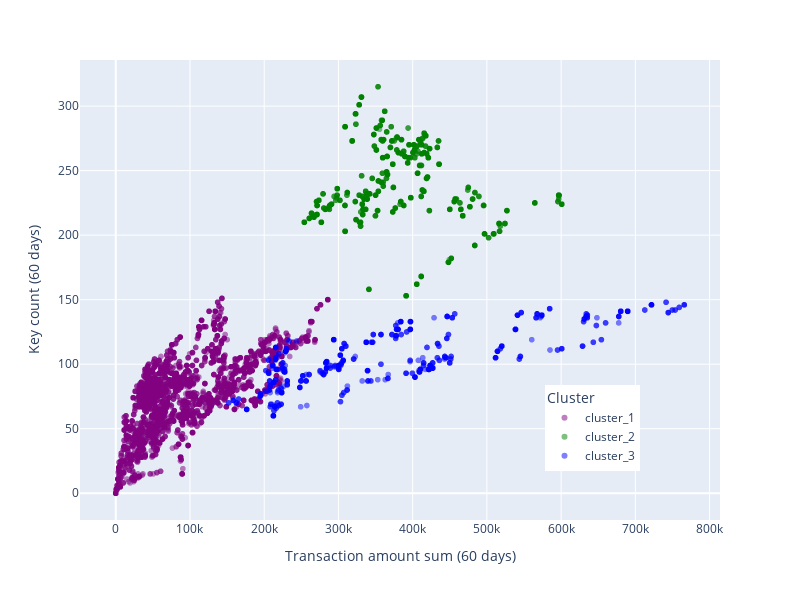

Write notebook code for a chart like this one.
### Code cell
import plotly.express as px

ordered_clusters = ['cluster_1', 'cluster_2', 'cluster_3']

fig = px.scatter(
    dataset, 
    x='sum_VALOR_TRANSACAO_60D_titular', 
    y='count_chave_60D_titular', 
    color='cluster', 
    category_orders={'cluster': ordered_clusters},  # Define a ordem da legenda
    color_discrete_map={
        "cluster_1": "purple", 
        "cluster_2": "green", 
        "cluster_3": "blue"
    },
    opacity=0.5,
    size_max=10,
    labels={
        'sum_VALOR_TRANSACAO_60D_titular': 'Transaction amount sum (60 days)',
        'count_chave_60D_titular': 'Key count (60 days)',
        'cluster': 'Cluster'
    },
    width=800,
    height=600
)

# Alterando a posição da legenda
fig.update_layout(
    legend=dict(
        x=0.8,  # Posição horizontal (0 = esquerda, 1 = direita)
        y=0.2,  # Posição vertical (0 = fundo, 1 = topo)
        xanchor='center',  # Alinhamento horizontal da legenda
        yanchor='middle',  # Alinhamento vertical da legenda
        title='Cluster'  # Título da legenda
    )
)

fig.show()

### Figure 1 — Plotly figure (JSON) as saved in the notebook; plotly's stock layout.template omitted (floating-point values rounded to 4 significant figures; data arrays with more than 128 entries replaced by an {"elided": "..."} marker saying what was removed)
{"data": [{"hovertemplate": "Cluster=cluster_1<br>Transaction amount sum (60 days)=%{x}<br>Key count (60 days)=%{y}<extra></extra>", "legendgroup": "cluster_1", "marker": {"color": "purple", "opacity": 0.5, "symbol": "circle"}, "mode": "markers", "name": "cluster_1", "showlegend": true, "type": "scattergl", "x": {"elided": "4066 int values"}, "xaxis": "x", "y": {"elided": "4066 int values"}, "yaxis": "y"}, {"hovertemplate": "Cluster=cluster_2<br>Transaction amount sum (60 days)=%{x}<br>Key count (60 days)=%{y}<extra></extra>", "legendgroup": "cluster_2", "marker": {"color": "green", "opacity": 0.5, "symbol": "circle"}, "mode": "markers", "name": "cluster_2", "showlegend": true, "type": "scattergl", "x": {"elided": "1065 int values"}, "xaxis": "x", "y": {"elided": "1065 int values"}, "yaxis": "y"}, {"hovertemplate": "Cluster=cluster_3<br>Transaction amount sum (60 days)=%{x}<br>Key count (60 days)=%{y}<extra></extra>", "legendgroup": "cluster_3", "marker": {"color": "blue", "opacity": 0.5, "symbol": "circle"}, "mode": "markers", "name": "cluster_3", "showlegend": true, "type": "scattergl", "x": {"elided": "615 int values"}, "xaxis": "x", "y": {"elided": "615 int values"}, "yaxis": "y"}], "layout": {"height": 600, "legend": {"title": {"text": "Cluster"}, "tracegroupgap": 0, "x": 0.8, "xanchor": "center", "y": 0.2, "yanchor": "middle"}, "margin": {"t": 60}, "width": 800, "xaxis": {"anchor": "y", "domain": [0, 1], "title": {"text": "Transaction amount sum (60 days)"}}, "yaxis": {"anchor": "x", "domain": [0, 1], "title": {"text": "Key count (60 days)"}}}}
